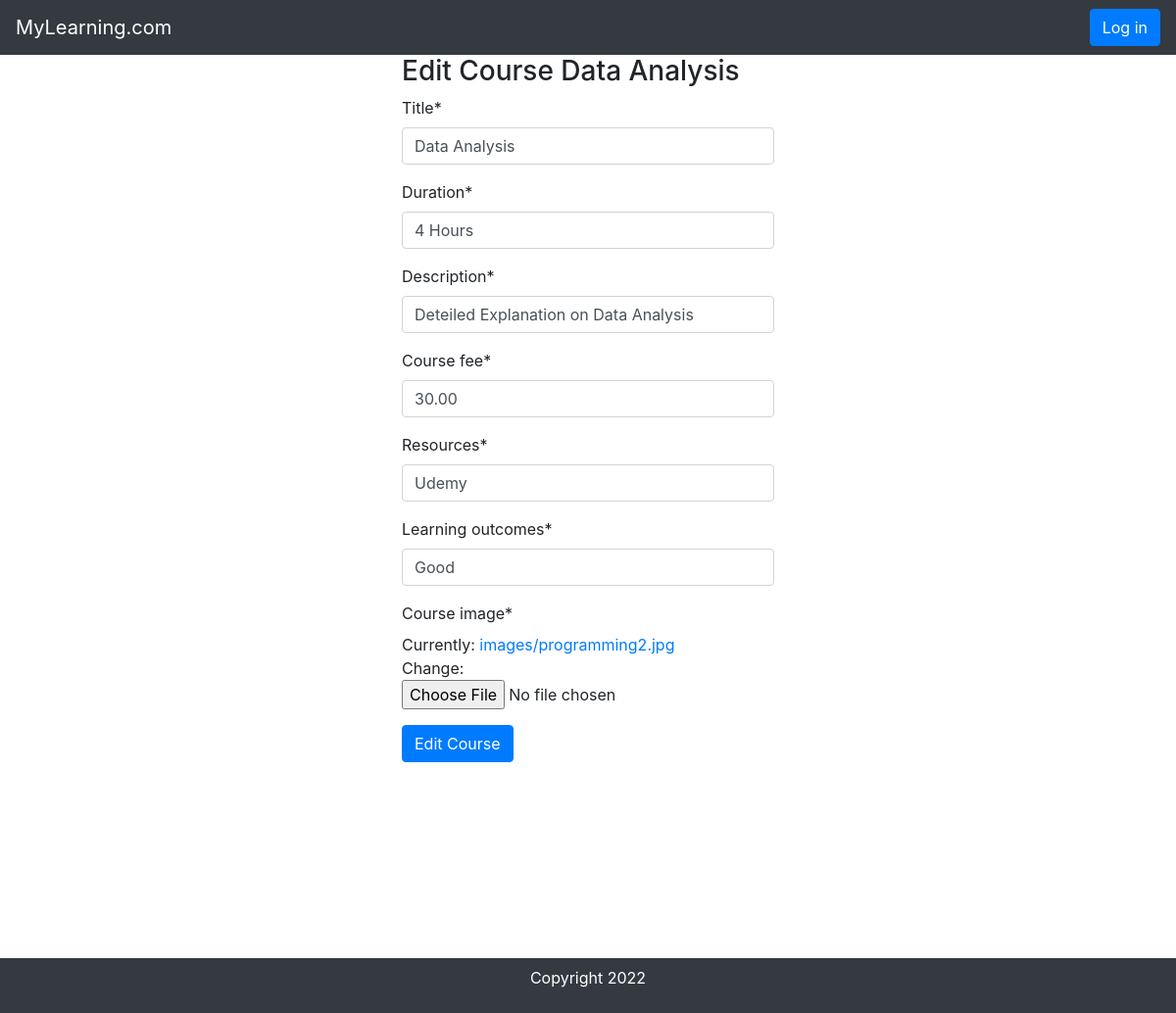
The page /backend/edit/11 on the database its author committed.
### LearnApp/models.py (models this page shows, shortened)
class Course(models.Model):
    title = models.CharField(max_length=250)
    duration = models.CharField(max_length=250)
    date_created = models.DateField(default=now)
    date_updated = models.DateField(default=now)
    created_by =  models.CharField(max_length=250)
    description = models.CharField(max_length=250)
    course_fee = models.DecimalField(decimal_places=2,max_digits=20)
    course_deteil =models.CharField(max_length=250)
    course_intro =models.CharField(max_length=250)
    resources = models.CharField(max_length=250)
    learning_outcomes =models.CharField(max_length=250)
    course_image =models.ImageField(upload_to='images', default='images/infot.jpg')
    description = models.CharField(max_length=250)

### LearnApp/views.py (the view)
# urls.py: path( 'backend/edit/<id>', views.edit, name='edit'),
def edit(request,id):
    course = Course.objects.get(pk=id)
    form = NewCourseForm(instance=course)
    if request.method == 'POST':
        form = NewCourseForm(request.POST, request.FILES,instance=course)
        if form.is_valid():
            course=form.save(commit=False)
        course.save()
        return redirect('home')
    return render(request,'backend/edit.html',{'form':form, 'course': course })

### LearnApp/forms.py
class NewCourseForm(forms.ModelForm):
    class Meta:
        model = Course
        fields =['title','duration' ,'description','course_fee','resources','learning_outcomes','course_image']

### templates/backend/edit.html
{% extends 'base.html' %}
{% load static %}
{% block content %}
{% load crispy_forms_tags %}
<div class="row">
  <div class="col-md-4 offset-md-4">
    <h3 class="mx-auto">Edit Course {{course.title}}</h3>
    <form method="post" action="" enctype="multipart/form-data" novalidate>
      {% csrf_token %} {{form | crispy}}
      <button class="btn btn-primary" type="submit">Edit Course</button>
    </form>
  </div>
</div>
{% endblock content %}

### rows shown on the page
Course: title "Data Analysis", duration "4 Hours", description "Deteiled Explanation on Data Analysis", course_fee "30.00", resources "Udemy", learning_outcomes "Good"
